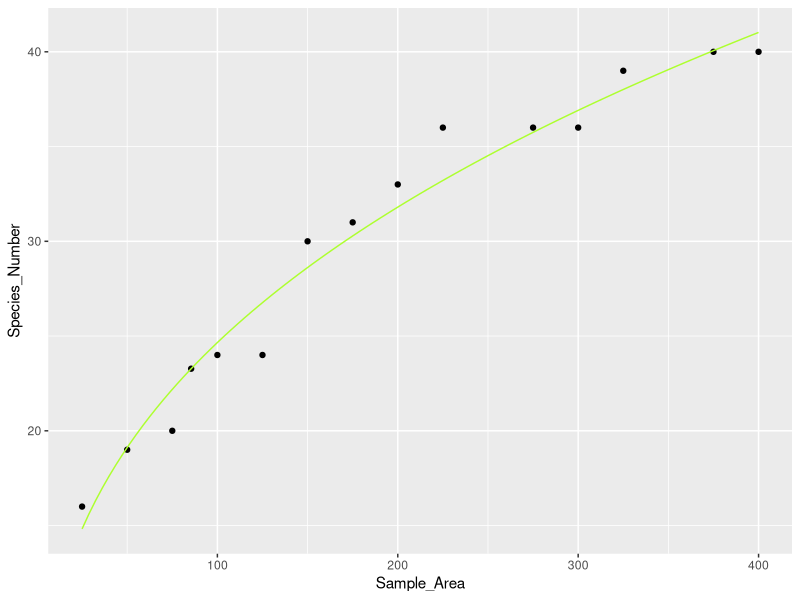
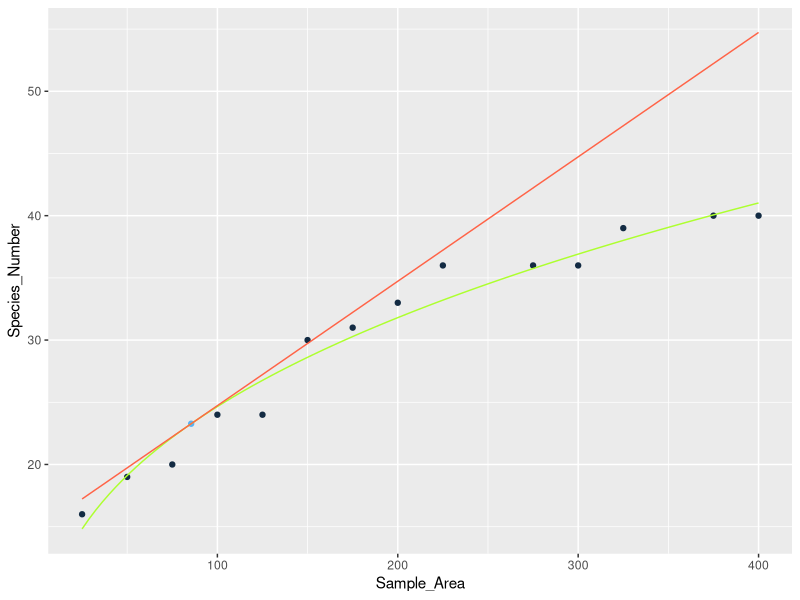

The R source for these figures, in order:
#Rplot-grass.png
m_grass <- read.table(header = TRUE, text = "
Area SC
25 16
50 19
75 20
100 24
125 24
150 30
175 31
200 33
225 36
275 36
300 36
325 39
375 40
400 40
")
attach(m_grass)
names(m_grass)

Sample_Area<-m_grass[,'Area']
Species_Number<-m_grass[,'SC']

Sample_Area<-log10(Sample_Area)
Species_Number<-log10(Species_Number)
m_grass<-cbind(Sample_Area, Species_Number)
m_grass<-as.data.frame(m_grass)
m_grass

model <- lm(formula= Species_Number~Sample_Area,
            data=m_grass)
summary(model)

#result:y=0.65760+0.36718x,R-squared:0.9651
#z=0.36718,log10(c)=0.65760
c<-10^(0.65760)
c*0.36718

#math function
formation<-function(x){
  return(4.545692*x^0.36718)
}

#re-input m_grass data, and print picture
m_grass <- read.table(header = TRUE, text = "
Sample_Area Species_Number IM
25 16 0
50 19 0
75 20 0
85.4665 23.27645 1
100 24 0
125 24 0
150 30 0
175 31 0
200 33 0
225 36 0
275 36 0
300 36 0
325 39 0
375 40 0
400 40 0
")
attach(m_grass)
names(m_grass)


library(ggplot2)
ggplot(data = m_grass) + 
  geom_point(mapping = aes(x = Sample_Area, y = Species_Number)) +
  stat_function(fun = formation, colour="GreenYellow")

# Rplot01-Result-Grass.png

m_grass <- read.table(header = TRUE, text = "
Sample_Area Species_Number IM
25 16 0
50 19 0
75 20 0
85.4665 23.27645 1
100 24 0
125 24 0
150 30 0
175 31 0
200 33 0
225 36 0
275 36 0
300 36 0
325 39 0
375 40 0
400 40 0
")
attach(m_grass)
names(m_grass)

formation<-function(x){
  return(4.545692*x^0.36718)
}

formation2<-function(x){
  return(0.1*x+14.7298) 
  }

library(ggplot2)
ggplot(data = m_grass) + 
  geom_point(mapping = aes(x = Sample_Area, y = Species_Number, colour = IM)) +
  stat_function(fun = formation, colour="GreenYellow") +
  stat_function(fun = formation2, colour="Tomato") +
  theme(legend.position = "none")

